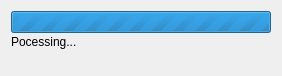
<?xml version="1.0" encoding="UTF-8"?>
<ui version="4.0">
 <class>BusyDialog</class>
 <widget class="QDialog" name="BusyDialog">
  <property name="geometry">
   <rect>
    <x>0</x>
    <y>0</y>
    <width>282</width>
    <height>76</height>
   </rect>
  </property>
  <property name="windowTitle">
   <string notr="true"/>
  </property>
  <property name="modal">
   <bool>false</bool>
  </property>
  <layout class="QVBoxLayout" name="verticalLayout">
   <property name="spacing">
    <number>2</number>
   </property>
   <item>
    <widget class="QProgressBar" name="mp_progress_bar">
     <property name="maximum">
      <number>0</number>
     </property>
     <property name="value">
      <number>-1</number>
     </property>
    </widget>
   </item>
   <item>
    <widget class="QLabel" name="mp_label_message">
     <property name="text">
      <string>Pocessing...</string>
     </property>
     <property name="alignment">
      <set>Qt::AlignLeading|Qt::AlignLeft|Qt::AlignTop</set>
     </property>
    </widget>
   </item>
  </layout>
 </widget>
 <resources/>
 <connections/>
</ui>
